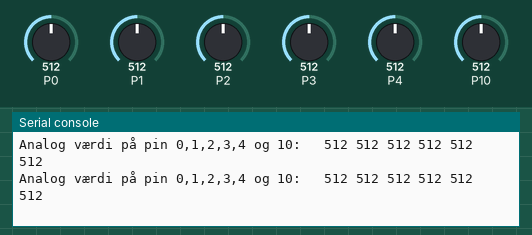
Simulated run of this program. Board: BBC micro:bit running MicroPython. Parts: the last lines printed to the serial console. The test bench sets the inputs (shaded band); at power-on: P0 = 512, P1 = 512, P2 = 512, P3 = 512, P4 = 512, P10 = 512 (analog values on the 0–1023 scale).

Above: at 1.2 s.
1.3 s: P0 set to 716
At 2.1 s:
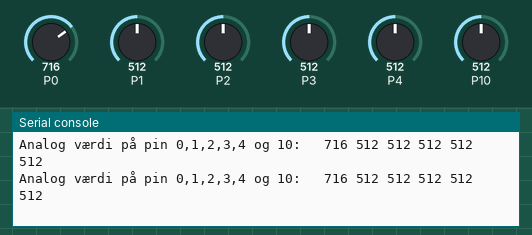
2.8 s: P1 set to 716
At 3.5 s:
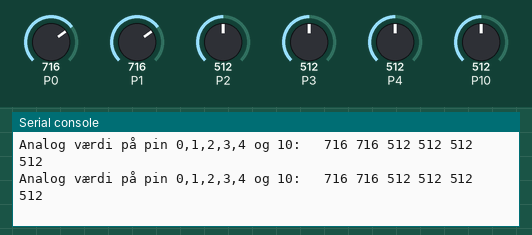
4.3 s: P2 set to 716
At 4.8 s:
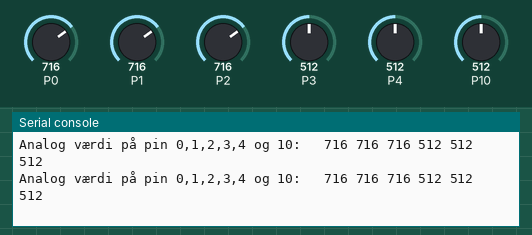
5.8 s: P3 set to 716
At 6.4 s:
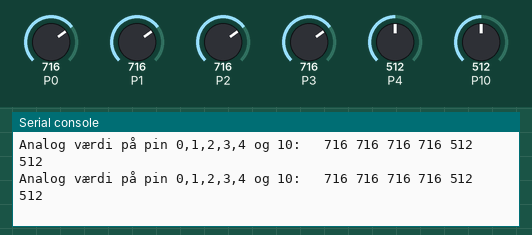
7.3 s: P4 set to 716
At 7.9 s:
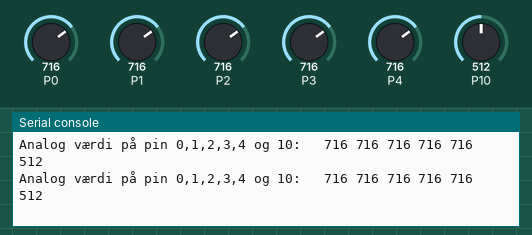
8.8 s: P10 set to 716
At 9.7 s:
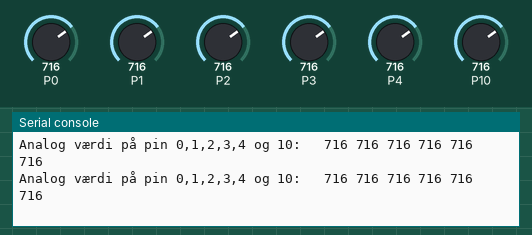

The program:

AnalogIOPintest.py
```python
# AnalogIOPintest.py
# Forsøg med at bruge max antal pins som analog input - (med display_off som beskrevet i dokumentation)
# KFU-SHD 17-Feb-2022
# Som med test af digital input viser det sig at man ikke kan bruge dem som er reserveret til display
# på MB V2! De opererer som een. (input på en pin smitter af på de andre)
#
from microbit import *

print("Udlæs analog værdi")    # Ready

display.off()   # for at kunne køre med pin 3,4 og 10 som analog input

while True:

    v1 = pin0.read_analog()
    v2 = pin1.read_analog()
    v3 = pin2.read_analog()
    v4 = pin3.read_analog()
    v5 = pin4.read_analog()
    v6 = pin10.read_analog()

    print("Analog værdi på pin 0,1,2,3,4 og 10:  ",v1,v2,v3,v4,v5,v6)

    sleep(30)
```

Measured:
- after the input at 1.3 s, the serial console: prints a new line at once (image 1)
- after the input at 2.8 s, the serial console: prints a new line at once (image 2)
- after the input at 4.3 s, the serial console: prints a new line at once (image 3)
- after the input at 5.8 s, the serial console: prints a new line at once (image 4)
- after the input at 7.3 s, the serial console: prints a new line at once (image 5)
- after the input at 8.8 s, the serial console: prints a new line at once (image 6)
